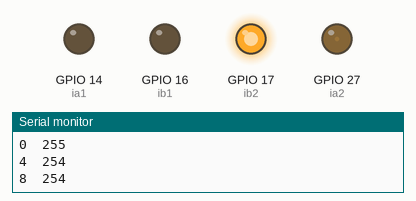
This sketch was run on a simulated ESP32. Shown: output pins drawn as LEDs (lit = HIGH), the last lines printed to the serial monitor.

Above: at 0.05 s.
At 0.9 s:
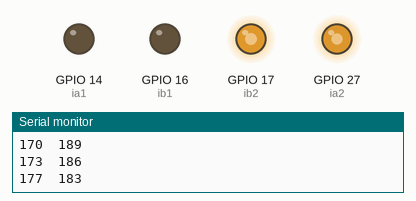
At 1.75 s:
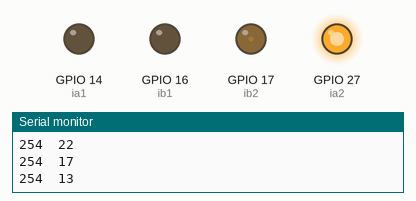
At 3.5 s:
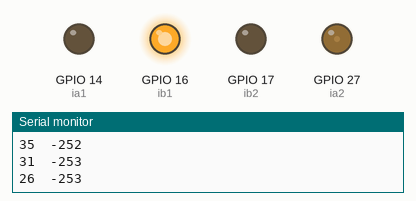
At 5.25 s:
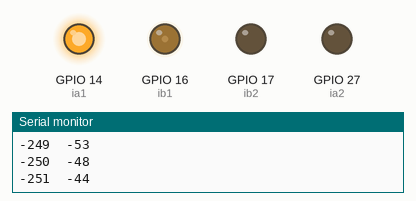
At 7.0 s:
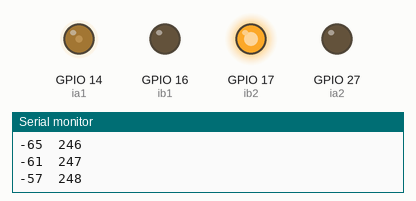
Timing chart, 0 to 9.4 s (numbered marks = the images above):
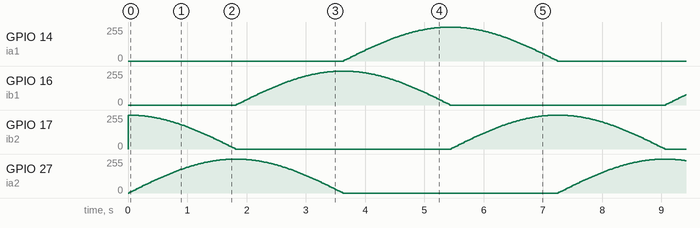

The sketch:

MotorABGraphSpeed.ino
```cpp
#include <analogWrite.h>
#define ia1 14
#define ia2 27
#define ib1 16
#define ib2 17

#define maxSpd 255    // motor max speed

const float pi = 3.1415926;

int angle = 0;

void setup() {
  // put your setup code here, to run once:
  pinMode(ia1, OUTPUT);
  pinMode(ia2, OUTPUT);
  pinMode(ib1, OUTPUT);
  pinMode(ib2, OUTPUT);
  Serial.begin(115200);
}

void loop() {
  // put your main code here, to run repeatedly:
  aStop();
  bStop();
  //delay(5000);

  //aForward(30);
  //delay(5000);
  //aReward(30);
  //delay(5000);

  int aspeed = sin(pi*angle/180) * maxSpd;
  int bspeed = cos(pi*angle/180) * maxSpd;

  // try this
  //int aspeed = sin(angle/180 * pi) * maxSpd;
  //int bspeed = cos(angle/180 * pi) * maxSpd;

  Serial.print(aspeed);
  Serial.print("\t");
  Serial.println(bspeed);

  if (aspeed > 0)
    aForward(aspeed);
  else
    aReward(-aspeed);

  if (bspeed > 0)
    bForward(bspeed);
  else
    bReward(-bspeed);

  delay(20);

  angle++;
  if (angle == 360)
    angle = 0;
}

void aStop()
{
  digitalWrite(ia1, LOW);   // motor stop
  digitalWrite(ia2, LOW);
}

void aBreak()
{
  digitalWrite(ia1, HIGH);   // motor break
  digitalWrite(ia2, HIGH);
}

void bStop()
{
  digitalWrite(ib1, LOW);   // motor stop
  digitalWrite(ib2, LOW);
}

void bBreak()
{
  digitalWrite(ib1, HIGH);   // motor break
  digitalWrite(ib2, HIGH);
}

void aForward(int speed)
{
  digitalWrite(ia1, LOW);
  analogWrite(ia2, speed);
}

void aReward(int speed)
{
  digitalWrite(ia2, LOW);
  analogWrite(ia1, speed);
}

void bForward(int speed)
{
  digitalWrite(ib1, LOW);
  analogWrite(ib2, speed);
}

void bReward(int speed)
{
  digitalWrite(ib2, LOW);
  analogWrite(ib1, speed);
}
```
